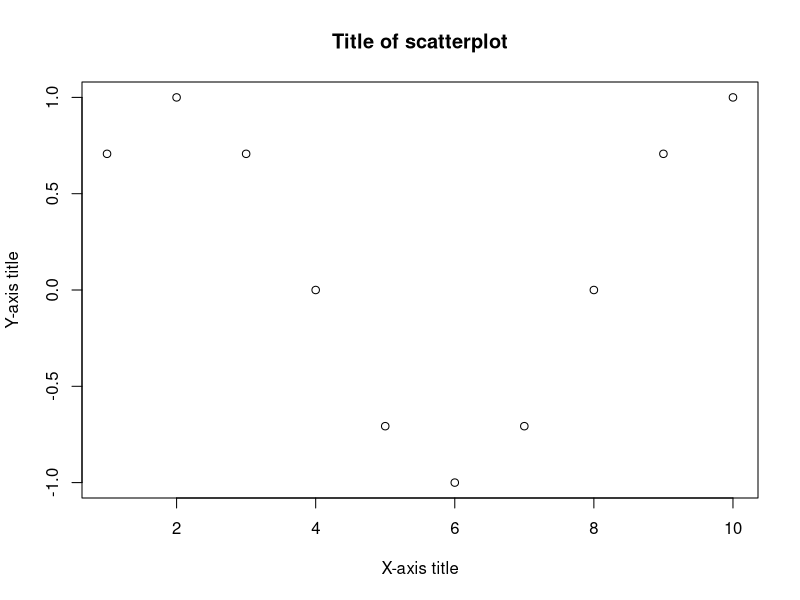
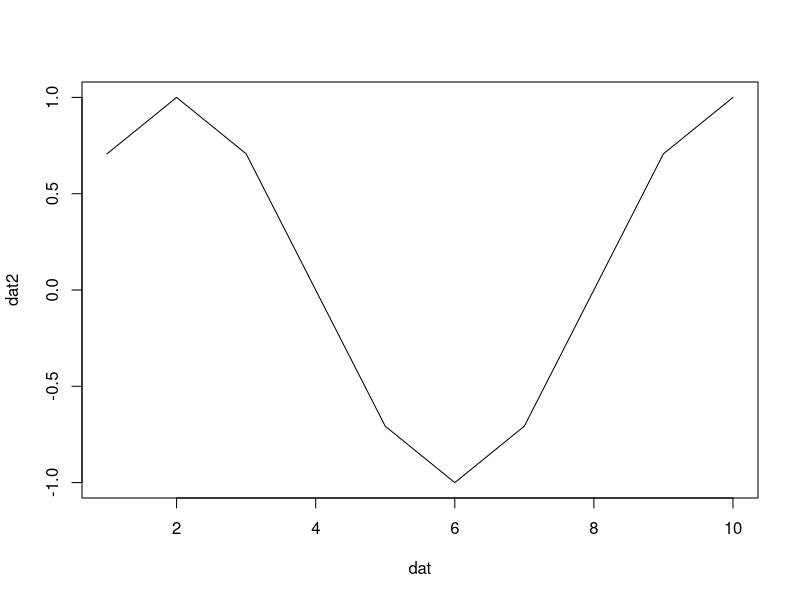
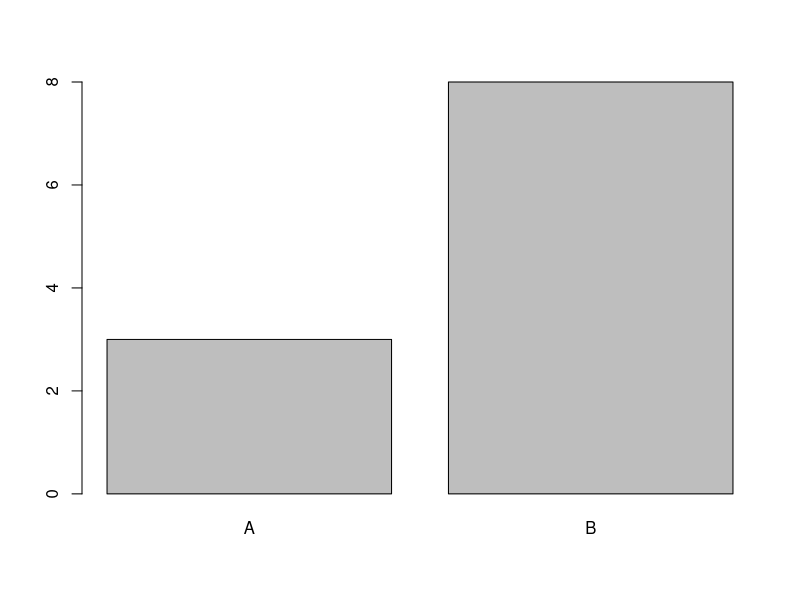

The R source for these figures, in order:
## ---- chunk 1
knitr::opts_chunk$set(echo = TRUE)
## ---- chunk 2
2+2
## ---- chunk 3
# dat <- c(1, 2, 3, 4, 5, 6, 7, 8, 9, 10) #this also works
(dat <- seq(1, 10, 1))
mean(dat)
## ---- chunk 4
dat2 <- sin(dat*(pi/4))
dat2  
## ---- chunk 5
plot(x = dat, y = dat2,
     main = "Title of scatterplot",
     xlab = "X-axis title",
     ylab = "Y-axis title")
plot(dat, dat2, type="l")
## ---- chunk 6
dat3 <- c("A", "A", "A")
## ---- chunk 7
(dat3 <- c(rep("A", 5), rep("B", 5)))
mean(dat3)
## ---- chunk 8
aggregate(dat, list(dat3), mean)
aggDat <- aggregate(dat, list(dat3), mean)
aggDat
## ---- chunk 9
aggDat$x
## ---- chunk 10
barplot(aggDat$x, names.arg = c("A", "B"))
